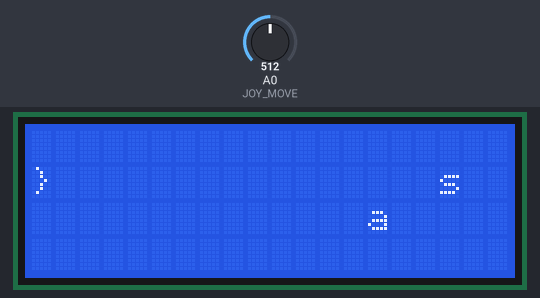
This sketch was run on a simulated Arduino Uno, built with avr-gcc and run on an emulated ATmega328P. Parts: 20×4 character LCD. The inputs (shaded band) are chosen by the test bench; at power-on: A0 (JOY_MOVE) = 512. Random numbers use the default seed unless the sketch sets one; what the sketch prints to the serial monitor is not drawn.

Above: at 3.3 s.
3.4 s: A0 (JOY_MOVE) set to 408
6.0 s: A0 (JOY_MOVE) set to 385
At 6.2 s:
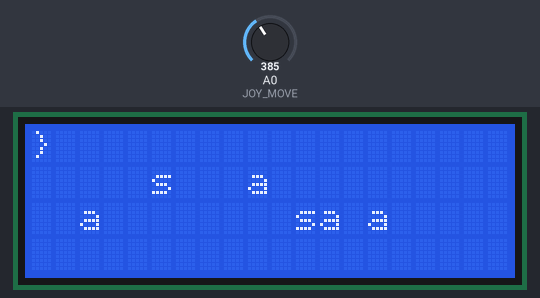
8.3 s: A0 (JOY_MOVE) set to 588
11.0 s: A0 (JOY_MOVE) set to 613
At 11.2 s:
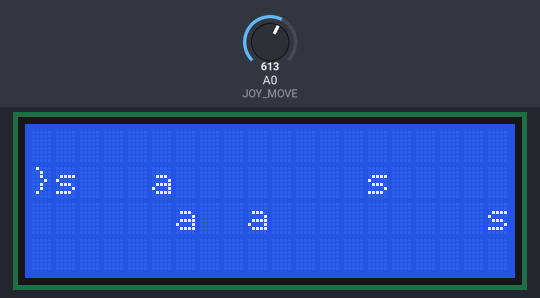
13.5 s: A0 (JOY_MOVE) set to 306
At 13.7 s:
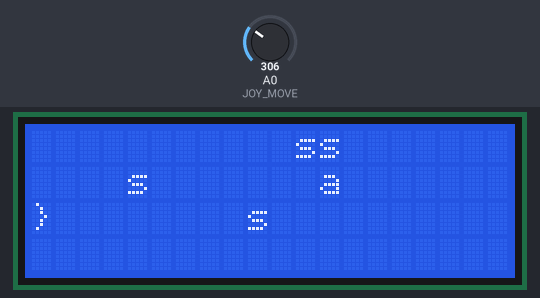
15.8 s: A0 (JOY_MOVE) set to 716
At 15.95 s:
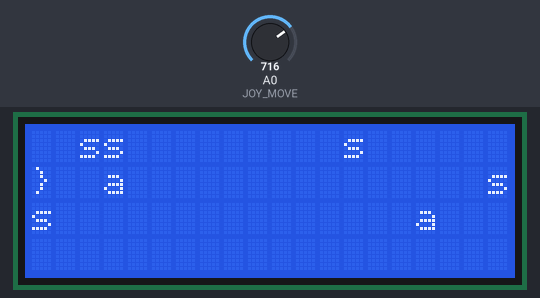

The sketch:

astroidinator.ino
```cpp
/**
 * A template for using serial stuff with arduino
 *
 * @date 2019-02-11
 * @author duncte123
 * @version 1
 */

#include <Arduino.h>
#include <LiquidCrystal_I2C.h>
#include <SimpleTimer.h>

#define SERIAL_RATE 115200
#define ENABLE_DEBUG true

#define JOY_MOVE A0
#define JOY_KEY 8

LiquidCrystal_I2C astroidinatorLcdDSte(0x3F, 20, 4); // 0x27 or 0x3F
SimpleTimer timerDSte;

// Globals

typedef struct {
    int xPos = 0;
    int yPos = 1;
    String type = "}";
} PlayerDSte;

typedef struct {
    int xPos = random(20, 80);
    int yPos = random(0, 3);
    String type;
} UFODSte;

UFODSte asteroidsDSte[10];
UFODSte spaceShipsDSte[10];
PlayerDSte playerDSte;

void printLn(const String& a_inputString) {
#if ENABLE_DEBUG
    Serial.println(a_inputString);
#endif
}

void writeToLcdDSte(int a_x, int a_y, String a_text, bool a_clear) {
    if (a_clear) {
        astroidinatorLcdDSte.clear();
    }

    if (a_x > 20 || a_y > 4 || a_x < 0 || a_y < 0) {
        return;
    }

    astroidinatorLcdDSte.setCursor(a_x, a_y);

    int m_length = a_text.length();

    for (int m_index = 0; m_index < m_length; m_index++) {
        astroidinatorLcdDSte.print(a_text[m_index]);
    }
}

void writeToLcdDSte(int a_x, int a_y, const String &a_text) {
    writeToLcdDSte(a_x, a_y, a_text, false);
}

void initSerialDSte() {
#if ENABLE_DEBUG
    Serial.begin(SERIAL_RATE);
    printLn("READY: Serial initialized");
#endif
}

void showCreatorDSte() {
    writeToLcdDSte(0, 0, "Created by:");
    writeToLcdDSte(0, 1, "duncte123");
    delay(2000);
}

void clearLcdDSte() {
    writeToLcdDSte(0, 0, "", true);
}

void initPinsDSte() {
    pinMode(JOY_KEY, INPUT_PULLUP);
}

void createObjectsDSte() {
    for (auto &asteroid : asteroidsDSte) {
        asteroid.type = "a";
    }

    for (auto &spaceShip : spaceShipsDSte) {
        spaceShip.type = "s";
    }
}

bool collisionDetectedDSte(const PlayerDSte &player, const UFODSte &item) {

    if (player.xPos == item.xPos && player.yPos == item.yPos) {
        printLn("Collision with " + item.type);

        return true;
    }

    return false;
}

void checkControllerDSte() {
    int joyDSte = analogRead(JOY_MOVE);
    int mappedDSte = map(joyDSte, 0, 1023, 0, 255);

    if (mappedDSte > 150) {
        playerDSte.yPos++;
    } else if (mappedDSte < 100) {
        playerDSte.yPos--;
    }

    if (playerDSte.yPos > 3) {
        playerDSte.yPos = 3;
    }

    if (playerDSte.yPos < 0) {
        playerDSte.yPos = 0;
    }
}

void moveObjectsDSte() {
    clearLcdDSte();

    for (auto &asteroid : asteroidsDSte) {
        asteroid.xPos--;
        writeToLcdDSte(asteroid.xPos, asteroid.yPos, asteroid.type);

        if (collisionDetectedDSte(playerDSte, asteroid)) {
            //
        }
    }

    for (auto &spaceShip : spaceShipsDSte) {
        spaceShip.xPos--;
        writeToLcdDSte(spaceShip.xPos, spaceShip.yPos, spaceShip.type);

        if (collisionDetectedDSte(playerDSte, spaceShip)) {
            //
        }
    }

    writeToLcdDSte(playerDSte.xPos, playerDSte.yPos, playerDSte.type);
}

void updateScoresDSte() {
    //
}

void tickDSte() {
    checkControllerDSte();
    moveObjectsDSte();
}

void initTimerDSte() {
    timerDSte.setInterval(250, tickDSte);
}

void setup() {

    astroidinatorLcdDSte.init();
    astroidinatorLcdDSte.setBacklight(1);

    initPinsDSte();
    initSerialDSte();
    showCreatorDSte();
    clearLcdDSte();
    createObjectsDSte();
    moveObjectsDSte();
    initTimerDSte();
}

void loop() {
//    int joy = analogRead(JOY_MOVE);
//    int key = digitalRead(JOY_KEY);
//    checkController();
    timerDSte.run();
}
```

Measured:
- the behaviour switches between 402 and 401 on A0 (JOY_MOVE) (found by bisection; images 0 and 1)
- the behaviour switches between 605 and 606 on A0 (JOY_MOVE) (found by bisection; images 1 and 2)
